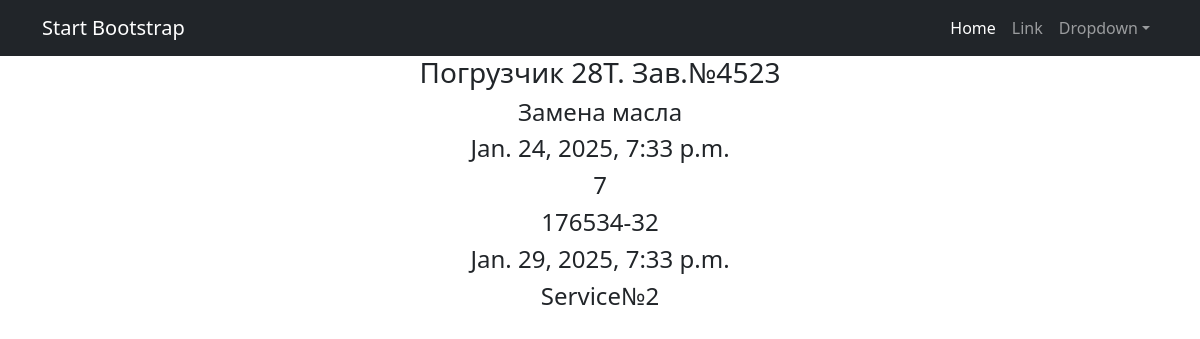
Page /TO/1 on the committed database.
### serviceBook/models.py (models this page shows, shortened)
class TO(models.Model):
    machine = models.ForeignKey(
        Machine,
        on_delete=models.CASCADE,
    )
    typeTO = models.ForeignKey(
        Manual,
        limit_choices_to={'nameClass': 'TTO'},
        on_delete=models.CASCADE,
        related_name='typeTO')
    dateTO = models.DateTimeField(default=datetime.today)
    runTime = models.IntegerField(default=0)
    numberOrder = models.CharField(max_length=50, default=1)
    dateOrder = models.DateTimeField(default=datetime.today)
    serviceTO = models.ForeignKey(Service, on_delete=models.CASCADE, related_name='serviceTO', default=1)

class Machine(models.Model):
    zavNumberMachine = models.CharField(max_length=20, unique=True)
    modelMachine = models.ForeignKey(
        Manual,
        on_delete=models.CASCADE,
        limit_choices_to={'nameClass': 'MMC'},
        related_name='modelMachine')
    modelMotor = models.ForeignKey(
        Manual,
        on_delete=models.CASCADE,
        limit_choices_to={'nameClass': 'MMT'},
        related_name='modelMotor')
    zavNumberMotor = models.CharField(max_length=20)
    modelTransmission = models.ForeignKey(
        Manual,
        on_delete=models.CASCADE,
        limit_choices_to={'nameClass': 'MT'},
        related_name='modelTransmission')
    zavNumberTransmission = models.CharField(max_length=20)
    modelDriveAxile = models.ForeignKey(
        Manual,
        on_delete=models.CASCADE,
        limit_choices_to={'nameClass': 'MDA'},
        related_name='modelDriveAxile')
    zavNumberDA = models.CharField(max_length=20)
    modelControllAxile = models.ForeignKey(
        Manual,
        on_delete=models.CASCADE,
        limit_choices_to={'nameClass': 'MCA'},
        related_name='modelControllAxile')
    zavNumberCA = models.CharField(max_length=20)
    deliveryContract = models.CharField(max_length=50)
    shipDate = models.DateTimeField(default=datetime.today)
    recipient = models.CharField(max_length=100)
    deliveryAddress = models.CharField(max_length=150)
    package = models.TextField(blank=True)
    client = models.CharField(max_length=150)
    serviceCompany = models.ForeignKey(Service, on_delete=models.CASCADE, related_name='serviceCompany')
    def __str__(self):
        return f'{self.modelMachine}. Зав.№{self.zavNumberMachine}'

class Manual(models.Model):
    modelMachine = 'MMC'
    modelMotor = 'MMT'
    modelTransmission = 'MT'
    modelDriveAxile = 'MDA'
    modelControllAxile = 'MCA'
    typeTO = 'TTO'
    failureNode = 'FND'
    wayToRecover = 'WTR'
    CHOICES = [
        (modelMachine, 'Модель техники'),
        (modelMotor, 'Модель двигателя'),
        (modelTransmission, 'Модель трансмиссии'),
        (modelDriveAxile, 'Модель ведущего моста'),
        (modelControllAxile, 'Модель управляемого моста'),
        (typeTO, 'Вид ТО'),
        (failureNode, 'Узел отказа'),
        (wayToRecover, 'Способ восстановления'),
    ]
    nameClass = models.CharField(max_length=3, choices=CHOICES, default=modelMachine)
    name = models.CharField(max_length=100)
    descriptions = models.TextField()
    def __str__(self):
        return f'{self.name}'

class Service(models.Model):
    name = models.CharField(max_length=20)
    descriptions = models.TextField()
    def __str__(self):
        return f'{self.name}'

### serviceBook/views.py (the view)
# urls.py: path('TO/<int:pk>', OneTODetail.as_view(), name='TO_detail'),
class OneTODetail(DetailView):
    queryset = TO.objects.all()
    template_name = 'one_TO.html'
    context_object_name = 'TO'

### templates/one_TO.html (shortened to what this page needs)
{% extends 'flatpages/default.html' %}
{% block content %}
    <h3>{{ TO.machine }}</h3>
    <h4>{{ TO.typeTO }}</h4>
    <h4>{{ TO.dateTO }}</h4>
    <h4>{{ TO.runTime }}</h4>
    <h4>{{ TO.numberOrder }}</h4>
    <h4>{{ TO.dateOrder }}</h4>
    <h4>{{ TO.serviceTO }}</h4>
{% endblock content %}

### rows in the picture
TO: machine "Погрузчик 28T. Зав.№4523", typeTO "Замена масла", dateTO "Jan. 24, 2025, 7:33 p.m.", runTime "7", numberOrder "176534-32", dateOrder "Jan. 29, 2025, 7:33 p.m.", serviceTO "Service№2"
